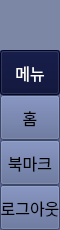
        <widget class="QFrame" name="leftMenuBg">
         <property name="minimumSize">
          <size>
           <width>60</width>
           <height>0</height>
          </size>
         </property>
         <property name="maximumSize">
          <size>
           <width>60</width>
           <height>16777215</height>
          </size>
         </property>
         <property name="frameShape">
          <enum>QFrame::NoFrame</enum>
         </property>
         <property name="frameShadow">
          <enum>QFrame::Raised</enum>
         </property>
         <layout class="QVBoxLayout" name="verticalLayout_3">
          <property name="spacing">
           <number>0</number>
          </property>
          <property name="leftMargin">
           <number>0</number>
          </property>
          <property name="topMargin">
           <number>0</number>
          </property>
          <property name="rightMargin">
           <number>0</number>
          </property>
          <property name="bottomMargin">
           <number>0</number>
          </property>
          <item>
           <widget class="QFrame" name="topLogoInfo">
            <property name="enabled">
             <bool>true</bool>
            </property>
            <property name="minimumSize">
             <size>
              <width>0</width>
              <height>50</height>
             </size>
            </property>
            <property name="maximumSize">
             <size>
              <width>16777215</width>
              <height>50</height>
             </size>
            </property>
            <property name="font">
             <font>
              <pointsize>10</pointsize>
              <italic>false</italic>
              <bold>false</bold>
             </font>
            </property>
            <property name="styleSheet">
             <string notr="true">background-color: rgb(124, 135, 166);</string>
            </property>
            <property name="frameShape">
             <enum>QFrame::NoFrame</enum>
            </property>
            <property name="frameShadow">
             <enum>QFrame::Plain</enum>
            </property>
            <property name="lineWidth">
             <number>0</number>
            </property>
           </widget>
          </item>
          <item>
           <widget class="QFrame" name="leftMenuFrame">
            <property name="minimumSize">
             <size>
              <width>0</width>
              <height>0</height>
             </size>
            </property>
            <property name="styleSheet">
             <string notr="true">background-color: rgb(87, 101, 146);</string>
            </property>
            <property name="frameShape">
             <enum>QFrame::NoFrame</enum>
            </property>
            <property name="frameShadow">
             <enum>QFrame::Raised</enum>
            </property>
            <layout class="QVBoxLayout" name="verticalMenuLayout">
             <property name="spacing">
              <number>0</number>
             </property>
             <property name="leftMargin">
              <number>0</number>
             </property>
             <property name="topMargin">
              <number>0</number>
             </property>
             <property name="rightMargin">
              <number>0</number>
             </property>
             <property name="bottomMargin">
              <number>0</number>
             </property>
             <item>
              <widget class="QFrame" name="toggleBox">
               <property name="minimumSize">
                <size>
                 <width>0</width>
                 <height>0</height>
                </size>
               </property>
               <property name="maximumSize">
                <size>
                 <width>16777215</width>
                 <height>45</height>
                </size>
               </property>
               <property name="frameShape">
                <enum>QFrame::NoFrame</enum>
               </property>
               <property name="frameShadow">
                <enum>QFrame::Raised</enum>
               </property>
               <layout class="QVBoxLayout" name="verticalLayout_4">
                <property name="spacing">
                 <number>0</number>
                </property>
                <property name="leftMargin">
                 <number>0</number>
                </property>
                <property name="topMargin">
                 <number>0</number>
                </property>
                <property name="rightMargin">
                 <number>0</number>
                </property>
                <property name="bottomMargin">
                 <number>0</number>
                </property>
                <item>
                 <widget class="QPushButton" name="toggleButton">
                  <property name="sizePolicy">
                   <sizepolicy hsizetype="Expanding" vsizetype="Fixed">
                    <horstretch>0</horstretch>
                    <verstretch>0</verstretch>
                   </sizepolicy>
                  </property>
                  <property name="minimumSize">
                   <size>
                    <width>0</width>
                    <height>45</height>
                   </size>
                  </property>
                  <property name="font">
                   <font>
                    <pointsize>12</pointsize>
                    <italic>false</italic>
                    <bold>false</bold>
                   </font>
                  </property>
                  <property name="cursor">
                   <cursorShape>PointingHandCursor</cursorShape>
                  </property>
                  <property name="layoutDirection">
                   <enum>Qt::LeftToRight</enum>
                  </property>
                  <property name="styleSheet">
                   <string notr="true">background-image: url(images/icons/icon_menu.png);
background-color: rgb(4, 10, 50);
font: 12pt &quot;a타이틀고딕2&quot;;
color: rgb(255, 255, 255)</string>
                  </property>
                  <property name="text">
                   <string>메뉴</string>
                  </property>
                 </widget>
                </item>
               </layout>
              </widget>
             </item>
             <item alignment="Qt::AlignTop">
              <widget class="QFrame" name="topMenu">
               <property name="frameShape">
                <enum>QFrame::NoFrame</enum>
               </property>
               <property name="frameShadow">
                <enum>QFrame::Raised</enum>
               </property>
               <layout class="QVBoxLayout" name="verticalLayout_8">
                <property name="spacing">
                 <number>0</number>
                </property>
                <property name="leftMargin">
                 <number>0</number>
                </property>
                <property name="topMargin">
                 <number>0</number>
                </property>
                <property name="rightMargin">
                 <number>0</number>
                </property>
                <property name="bottomMargin">
                 <number>0</number>
                </property>
                <item alignment="Qt::AlignTop">
                 <widget class="QPushButton" name="btn_home">
                  <property name="sizePolicy">
                   <sizepolicy hsizetype="Expanding" vsizetype="Fixed">
                    <horstretch>0</horstretch>
                    <verstretch>0</verstretch>
                   </sizepolicy>
                  </property>
                  <property name="minimumSize">
                   <size>
                    <width>30</width>
                    <height>45</height>
                   </size>
                  </property>
                  <property name="font">
                   <font>
                    <pointsize>12</pointsize>
                    <italic>false</italic>
                    <bold>false</bold>
                   </font>
                  </property>
                  <property name="cursor">
                   <cursorShape>PointingHandCursor</cursorShape>
                  </property>
                  <property name="layoutDirection">
                   <enum>Qt::LeftToRight</enum>
                  </property>
                  <property name="styleSheet">
                   <string notr="true">background-image: url(images/icons/cil-home.png);
font: 12pt &quot;a타이틀고딕2&quot;;</string>
                  </property>
                  <property name="text">
                   <string>홈</string>
                  </property>
                 </widget>
                </item>
                <item>
                 <widget class="QPushButton" name="btn_bookmark">
                  <property name="sizePolicy">
                   <sizepolicy hsizetype="Expanding" vsizetype="Fixed">
                    <horstretch>0</horstretch>
                    <verstretch>0</verstretch>
                   </sizepolicy>
                  </property>
                  <property name="minimumSize">
                   <size>
                    <width>30</width>
                    <height>45</height>
                   </size>
                  </property>
                  <property name="font">
                   <font>
                    <pointsize>12</pointsize>
                    <italic>false</italic>
                    <bold>false</bold>
                   </font>
                  </property>
                  <property name="cursor">
                   <cursorShape>PointingHandCursor</cursorShape>
                  </property>
                  <property name="layoutDirection">
                   <enum>Qt::LeftToRight</enum>
                  </property>
                  <property name="styleSheet">
                   <string notr="true">background-image:url(images/images/bookmark.png);
font: 12pt &quot;a타이틀고딕2&quot;;</string>
                  </property>
                  <property name="text">
                   <string>북마크</string>
                  </property>
                 </widget>
                </item>
               </layout>
              </widget>
             </item>
             <item>
              <layout class="QFormLayout" name="formLayout"/>
             </item>
             <item alignment="Qt::AlignBottom">
              <widget class="QFrame" name="bottomMenu">
               <property name="minimumSize">
                <size>
                 <width>0</width>
                 <height>0</height>
                </size>
               </property>
               <property name="frameShape">
                <enum>QFrame::NoFrame</enum>
               </property>
               <property name="frameShadow">
                <enum>QFrame::Raised</enum>
               </property>
               <layout class="QVBoxLayout" name="verticalLayout_9">
                <property name="spacing">
                 <number>0</number>
                </property>
                <property name="leftMargin">
                 <number>0</number>
                </property>
                <property name="topMargin">
                 <number>0</number>
                </property>
                <property name="rightMargin">
                 <number>0</number>
                </property>
                <property name="bottomMargin">
                 <number>0</number>
                </property>
                <item>
                 <widget class="QPushButton" name="toggleLeftBox">
                  <property name="sizePolicy">
                   <sizepolicy hsizetype="Expanding" vsizetype="Fixed">
                    <horstretch>0</horstretch>
                    <verstretch>0</verstretch>
                   </sizepolicy>
                  </property>
                  <property name="minimumSize">
                   <size>
                    <width>30</width>
                    <height>45</height>
                   </size>
                  </property>
                  <property name="font">
                   <font>
                    <pointsize>12</pointsize>
                    <italic>false</italic>
                    <bold>false</bold>
                   </font>
                  </property>
                  <property name="cursor">
                   <cursorShape>PointingHandCursor</cursorShape>
                  </property>
                  <property name="layoutDirection">
                   <enum>Qt::LeftToRight</enum>
                  </property>
                  <property name="styleSheet">
                   <string notr="true">background-image:url(images/images/path869.png);
font: 12pt &quot;a타이틀고딕2&quot;;</string>
                  </property>
                  <property name="text">
                   <string>로그아웃</string>
                  </property>
                 </widget>
                </item>
               </layout>
              </widget>
             </item>
            </layout>
           </widget>
          </item>
         </layout>
        </widget>
